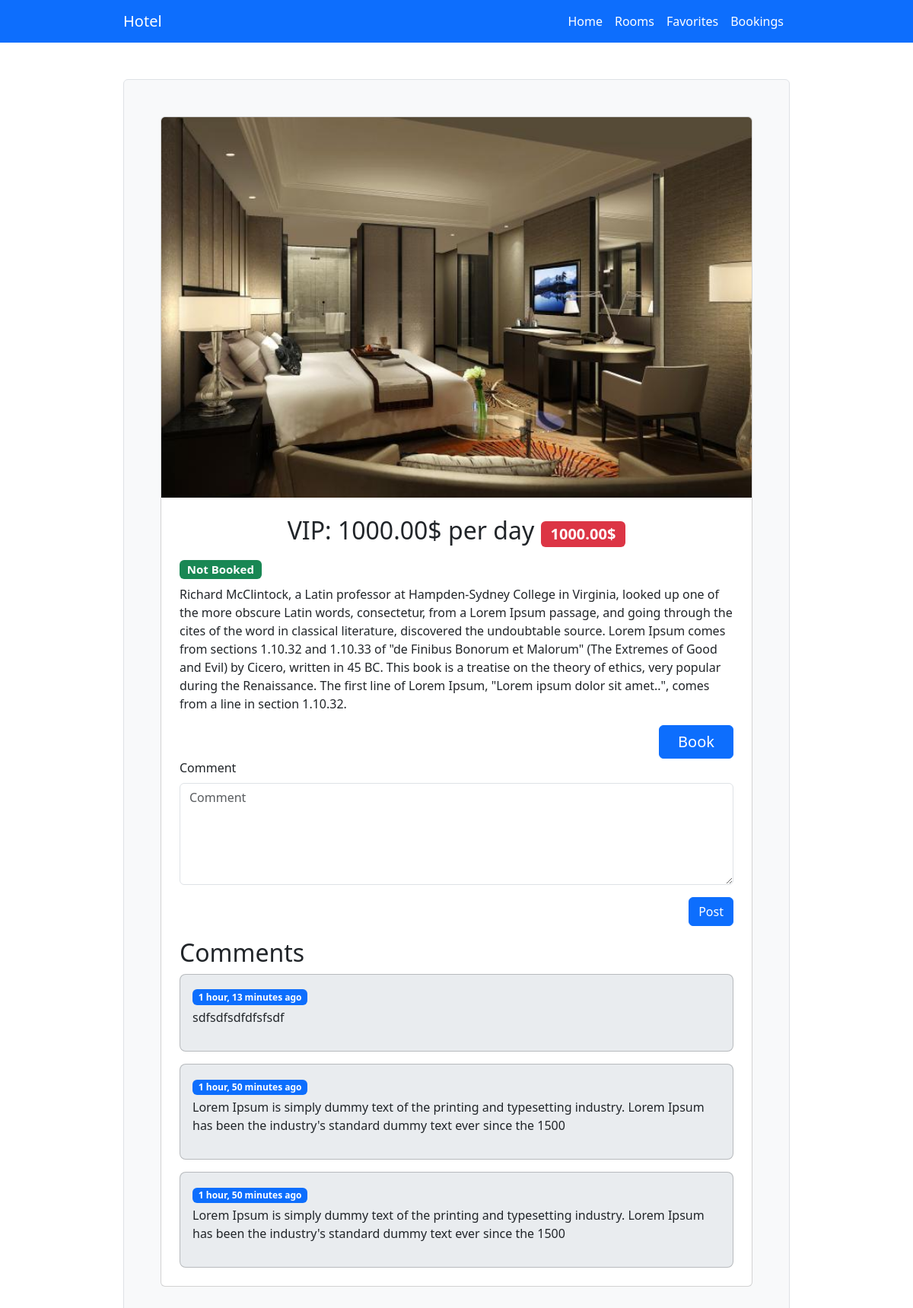
Screenshot of /rooms/vip-8/ with the database file from the repository.
### client/models.py (models this page shows, shortened)
class InitModelMixin():
    def save(self, *args, **kwargs):
        created = self.pk is None
        super().save(*args, **kwargs)
        if created:
            self.init_instance()
            super().save()

class Room(InitModelMixin, models.Model):
    ROOM_TYPES = (
        (1, "Average"),
        (2, "Comfort"),
        (3, "VIP"),
    )
    room_type = models.DecimalField(
        max_digits=1, decimal_places=0, choices=ROOM_TYPES, default=1)
    slug = models.SlugField(max_length=255, default="",
                            blank=True)
    price = models.DecimalField(max_digits=19, decimal_places=2)
    image = models.ImageField(
        upload_to="rooms/%Y/%m/%d/", default="defaults/default.png")
    description = models.TextField(blank=True, default="")
    is_hidden = models.BooleanField(blank=True, default=False)
    is_liked = models.BooleanField(blank=True, default=False)
    class Meta:
        constraints = [models.UniqueConstraint
                       (name='slug_unique',
                        fields=['slug',],
                        violation_error_message=_(
                            "Slug field must be unique!"))]
        ordering = '-pk',
    def get_absolute_url(self, url_name='room'):
        return reverse(url_name, kwargs={"slug": self.slug})
    def __str__(self) -> str:
        return f"{self.get_room_type_display()}: {self.price}$ per day"

class Comment(models.Model):
    content = models.TextField()
    room = models.ForeignKey(
        Room, on_delete=models.CASCADE, related_name='comments')
    created = models.DateTimeField(auto_now_add=True)
    class Meta:
        ordering = '-created',

### client/views.py (the view)
# urls.py: path('<slug:slug>/', RoomView.as_view(), name='room'),
class RoomView(ClientBaseMixin, DetailView):
    model = Room
    template_name = 'client/client/room.html'
    context_object_name = 'room'
    def get_object(self, queryset=None):
        obj = super().get_object(queryset)
        booking = getattr(obj, 'booking', None)
        if booking:
            obj.reserved = booking.approve_status == 1
        return obj
    def get_context_data(self, **kwargs):
        context = super().get_context_data(**kwargs)
        context['comments'] = self.object.comments.all()
        context['form'] = CommentForm()
        return context

### client/forms.py
class CommentForm(forms.ModelForm):
    class Meta:
        model = Comment
        exclude = 'room',
        widgets = {
            'content': forms.Textarea(attrs={'rows': 5})
        }
        labels = {'content': 'Comment'}

### client/templatetags/client_tags.py (called while the page is built)
@register.filter
def obj_url(obj, url_name=None):
    if url_name is None:
        return obj.get_absolute_url()
    return obj.get_absolute_url(url_name)

### client/views.py (called while the page is built)
    def get_context_data(self, **kwargs):
        context = super().get_context_data(**kwargs)
        context["menu"] = self.get_menu()
        return context

    def get_menu(self):
        return self.menu.copy()

    def get_menu(self):
        menu = super().get_menu()
        if Booking.objects.exists():
            menu.append({'name': 'bookings', 'label': 'Bookings'})
        return menu

### client/templates/client/client/room.html (shortened to what this page needs)
{% extends 'client/base/base.html' %}
{% load client_tags %}
{% block content %}
  <div>
    <div class="card">
      <img src="{{ room.image.url }}"
           class="card-img-top w-100 object-fit-cover"
           style="max-height: 500px"
           alt="..." />
      <div class="p-4">
        <h1 class="card-title text-center h2 mb-3">
          {{ room }}
          <span class="badge bg-danger fs-5">{{ room.price }}$</span>
        </h1>
        <p class="card-text h5">
          {% if room.reserved %}
            <span class="badge bg-warning">
              Booked
            </span>
          {% else %}
            <span class="badge bg-success">
              Not Booked
            </span>
          {% endif %}
        </p>
        <p class="card-text">
          {{ room.description }}
        </p>
        {% if not room.reserved %}
          <div class="text-end">
            <a href="{% url 'booking_room' %}?room={{ room.pk }}"
               class="btn btn-primary px-4 fs-5">Book</a>
          </div>
        {% endif %}
        <div class="mb-3">
          {% with form=form url=room|obj_url:'post_comment' submit='post' %}
            {% include 'client/forms/iform.html' %}
          {% endwith %}
        </div>
        <div>
          <h2>Comments</h2>
          {% with comments=comments %}
            {% include 'client/base/comments.html' %}
          {% endwith %}
        </div>
      </div>
    </div>
  </div>
{% endblock content %}

### client/templates/client/base/comment.html
<div class="p-3 rounded-3 border border-dark border-opacity-25 bg-body-secondary">
  <div class="mb-1">
    <span class="badge bg-primary">{{ comment.created|timesince }} ago</span>
  </div>
  <p>
    {{ comment.content }}
  </p>
</div>

### rows the page displays
Room: image (picture), room_type+price "VIP: 1000.00$ per day", price "1000.00", description "Richard McClintock, a Latin professor at Hampden-Sydney College in Virginia, looked up one of the more obscure Latin words, consectetur, from a Lorem Ipsum passage, and going through the cites of the word in classical literature, discovered the undoubtable source. Lorem Ipsum comes from sections 1.10.32 and 1.10.33 of \"de Finibus Bonorum et Malorum\" (The Extremes of Good and Evil) by Cicero, written in 45 BC. This book is a treatise on the theory of ethics, very popular during the Renaissance. The first line of Lorem Ipsum, \"Lorem ipsum dolor sit amet..\", comes from a line in section 1.10.32."
Comment: created "1 hour, 13 minutes", content "sdfsdfsdfdfsfsdf"
Comment: created "1 hour, 50 minutes", content "Lorem Ipsum is simply dummy text of the printing and typesetting industry. Lorem Ipsum has been the industry's standard dummy text ever since the 1500"
Comment: created "1 hour, 50 minutes", content "Lorem Ipsum is simply dummy text of the printing and typesetting industry. Lorem Ipsum has been the industry's standard dummy text ever since the 1500"

### other values shown
{{ url.label }} "Home" "Rooms" "Favorites" "Bookings"
{{ submit|default:'submit' }} "Post"
